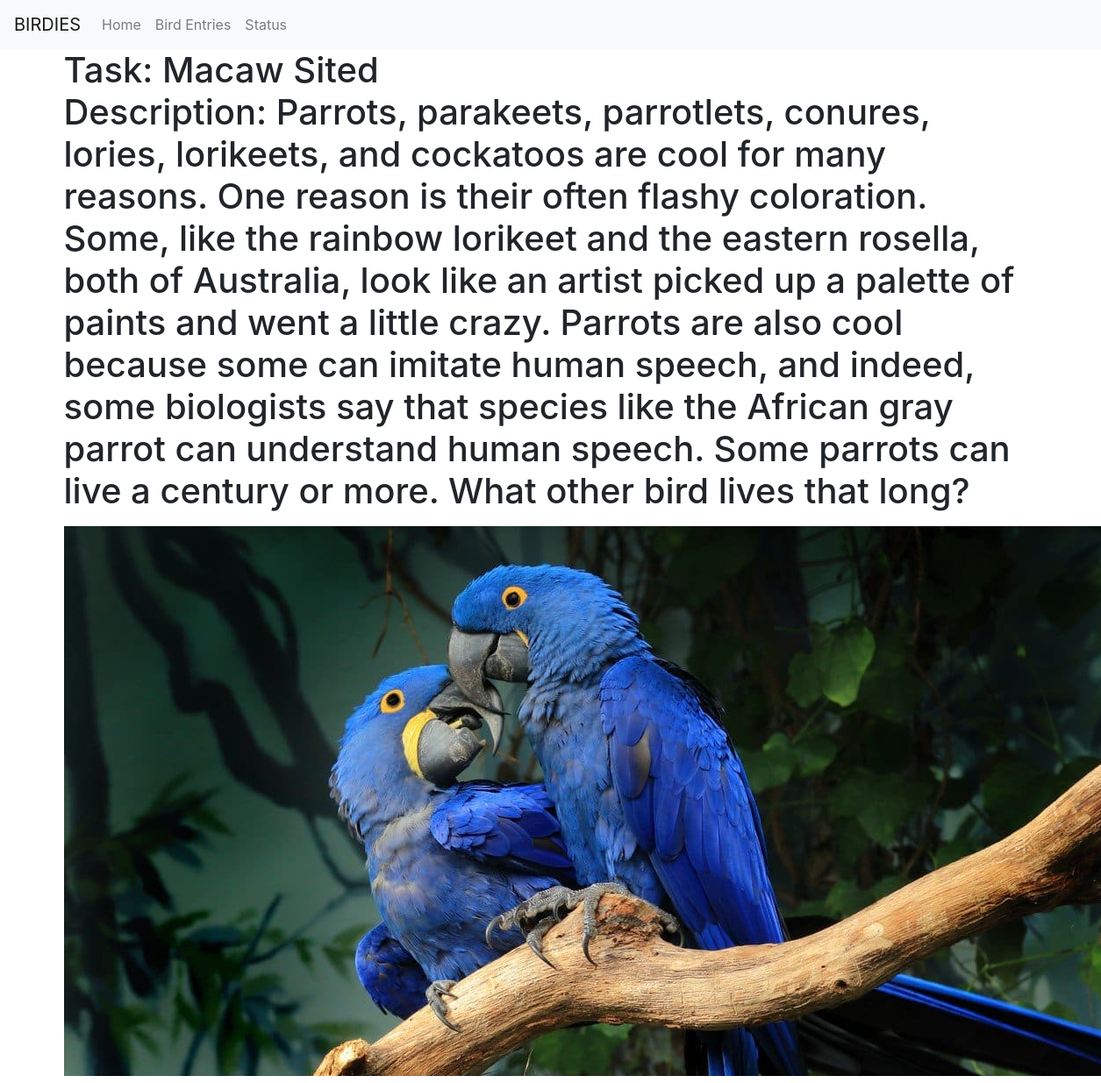
The page /task/38/ (signed in) on the database its author committed.
### base/models.py (models this page shows, shortened)
class Task(models.Model):
    user = models.ForeignKey(User, on_delete=models.CASCADE, null=True, blank=True)
    title = models.CharField(max_length=200)
    description = models.TextField(null=True, blank=True)
    complete = models.BooleanField(default=False)
    created = models.DateTimeField(auto_now_add=True)
    image = models.ImageField(upload_to='images/', blank=True, null=True)
    data = models.TextField(null=True, blank=True)
    wingspan = models.DecimalField(max_digits=5, decimal_places=2, blank=True, null=True)
    species = models.CharField(max_length=25,  blank=True, null=True)
    sex = models.CharField(max_length=1,  blank=True, null=True)
    age = models.IntegerField(blank=True, null=True)
    injured = models.BooleanField(default=False, null=True)
    class Meta:
        ordering = ['complete']

### base/views.py (the view)
# urls.py: path('task/<int:pk>/',  TaskDetail.as_view(), name='task'),
class TaskDetail(LoginRequiredMixin, DetailView):
    model = Task
    context_object_name = 'task'
    template_name = 'base/task.html'

### base/templates/base/task.html
{%extends "guide.html"%}{% csrf_token %} {%block title%} Home Page {% endblock %}
{%block content %}
<h1>
    Task: {{task.title}}
    <p>Description: {{task.description}}</p>
{% if object.image %}
    <img src="{{ object.image.url }}">
{% else %}
    <p></p>
{% endif %}
</h1>
{% endblock %}

### rows shown on the page
Task: title "Macaw Sited", description "Parrots, parakeets, parrotlets, conures, lories, lorikeets, and cockatoos are cool for many reasons. One reason is their often flashy coloration. Some, like the rainbow lorikeet and the eastern rosella, both of Australia, look like an artist picked up a palette of paints and went a little crazy. Parrots are also cool because some can imitate human speech, and indeed, some biologists say that species like the African gray parrot can understand human speech. Some parrots can live a century or more. What other bird lives that long?", image (picture)
